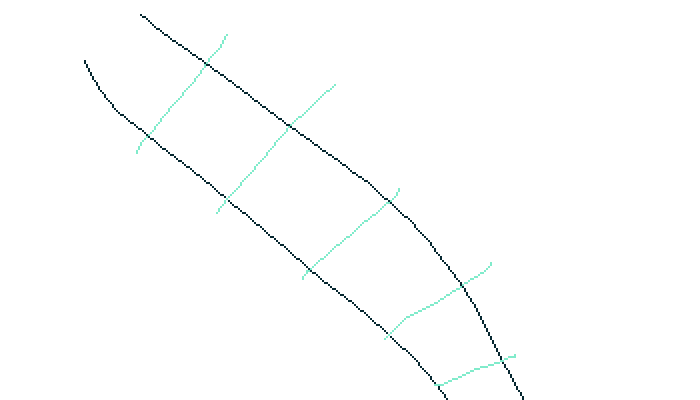

This is a level from a 2D game, rendered from its Tiled map with the project's own tilesets. A one-line summary and the map file follow, with tile-layer data summarised:
An orthogonal 350x200 tile map with 2x2 px tiles, 1 tile layer (game_board), 2 tilesets.

<map version="1.0" orientation="orthogonal" renderorder="right-down" width="350" height="200" tilewidth="2" tileheight="2" backgroundcolor="#ffffff" nextobjectid="1">
 <tileset firstgid="1" name="river-border" tilewidth="2" tileheight="2" tilecount="1">
  <image source="tiles/border.png" width="2" height="2" />
 </tileset>
 <tileset firstgid="2" name="tile-border" tilewidth="2" tileheight="2" tilecount="1">
  <image source="tiles/tile_border.png" width="2" height="2" />
 </tileset>
 <layer name="game_board" width="350" height="200">
  <data>[70000 cells, 693 non-empty, 2 distinct tile ids]</data>
 </layer>
</map>
